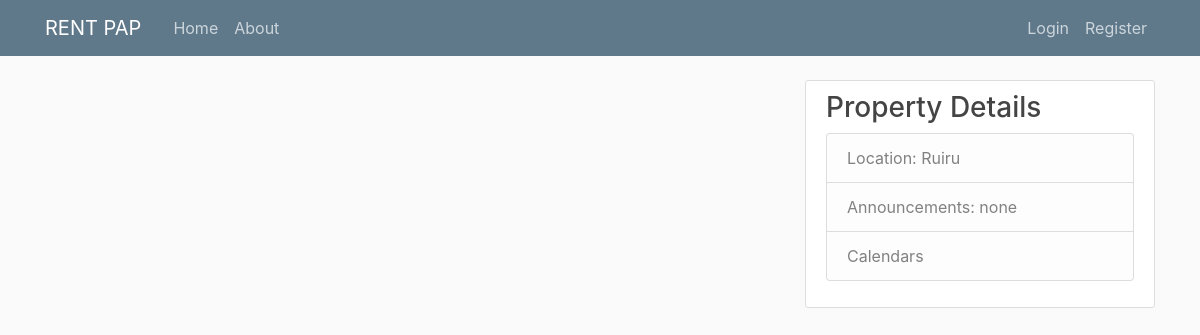
Page /home on the earlier database version.
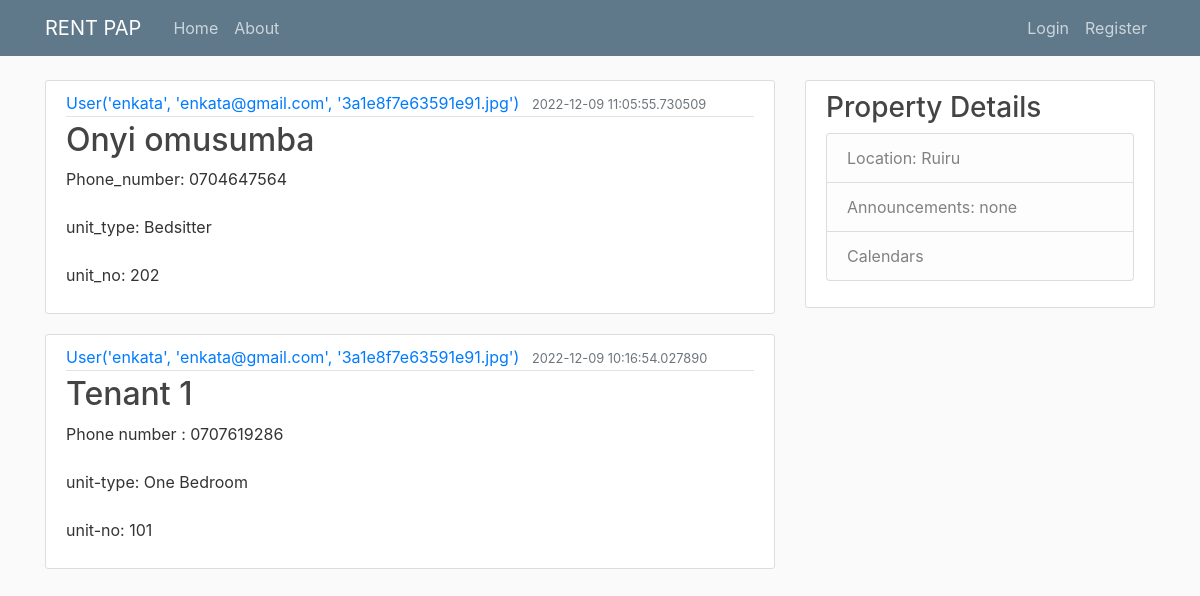
Same page on the later database version.
### TMS/models.py (models this page shows, shortened)
class Post(db.Model):
    id = db.Column(db.Integer, primary_key=True)
    title = db.Column(db.String(100), nullable=False)
    date_posted = db.Column(db.DateTime, nullable=False, default=datetime.utcnow)
    content = db.Column(db.Text, nullable=False)
    user_id = db.Column(db.Integer, db.ForeignKey('user.id'), nullable=False)

class User(db.Model, UserMixin):
    id = db.Column(db.Integer, primary_key=True)
    username = db.Column(db.String(20), unique=True, nullable=False)
    email = db.Column(db.String(120), unique=True, nullable=False)
    image_file = db.Column(db.String(20), nullable=False, default='default.jpg')
    password = db.Column(db.String(60), nullable=False)
    posts = db.relationship('Post', backref='author', lazy=True)
    def __repr__(self):
        return f"User('{self.username}', '{self.email}', '{self.image_file}')"

### TMS/routes.py (the view)
@app.route("/")
@app.route("/home")
def home():
    page = request.args.get('page', 1, type=int)
    posts = Post.query.order_by(Post.date_posted.desc()).paginate(page=page, per_page=5)
    return render_template('home_page.html', posts=posts)

### TMS/templates/home_page.html
{% extends 'layout.html' %}
{% block content %}
    {% for post in posts %}
            <article class="media content-section">
              <div class="media-body">
                <div class="article-metadata">
                  <a class="mr-2" href="#">{{ post.author }}</a>
                  <small class="text-muted">{{ post.date_posted }}</small>
                </div>
                <h2><a class="article-title" href="#">{{ post.title }}</a></h2>
                <p class="article-content">{{ post.content }}</p>
              </div>
            </article>
    {% endfor %}
{% endblock content %}

### TMS/templates/layout.html (shortened to what this page needs)
<!DOCTYPE html>
<html lang="en">
<head>
    <link rel="stylesheet" href="../static/bootstrap/css/bootstrap.css">
    <link rel="stylesheet" type="text/css" href="{{ url_for('static', filename='main.css') }}">
</head>
<body>
     <header class="site-header">
      <nav class="navbar navbar-expand-md navbar-dark bg-steel fixed-top">
        <div class="container">
          <a class="navbar-brand mr-4" href="/">RENT PAP</a>
          <div class="collapse navbar-collapse" id="navbarToggle">
            <div class="navbar-nav mr-auto">
              <a class="nav-item nav-link" href="{{ url_for('home') }}">Home</a>
              <a class="nav-item nav-link" href="{{ url_for('about') }}">About</a>
            </div>
            <div class="navbar-nav">
              {% if current_user.is_authenticated %}
                <a class="nav-item nav-link" href="{{ url_for('new_post') }}">Add Tenant</a>
                <a class="nav-item nav-link" href="{{ url_for('account') }}">Account</a>
                <a class="nav-item nav-link" href="{{ url_for('logout') }}">Logout</a>
              {% else %}
                <a class="nav-item nav-link" href="{{ url_for('login') }}">Login</a>
                <a class="nav-item nav-link" href="{{ url_for('register') }}">Register</a>
              {% endif %}
            </div>
          </div>
        </div>
      </nav>
    </header>
    <main role="main" class="container">
      <div class="row">
        <div class="col-md-8">
          {% block content %}{% endblock %}
        </div>
        <div class="col-md-4">
          <div class="content-section">
            <h3>Property Details</h3>
              <ul class="list-group">
                <li class="list-group-item list-group-item-light">Location: Ruiru</li>
                <li class="list-group-item list-group-item-light">Announcements: none</li>
                <li class="list-group-item list-group-item-light">Calendars</li>
              </ul>
          </div>
        </div>
      </div>
    </main>
</body>
</html>

### TMS/static/main.css (style rules this page uses)
body { background: #fafafa; color: #333333; margin-top: 5rem; }
h1, h2, h3, h4, h5, h6 { color: #444444; }
.bg-steel { background-color: #5f788a; }
.site-header .navbar-nav .nav-link { color: #cbd5db; }
.content-section { background: #ffffff; padding: 10px 20px; border: 1px solid #dddddd; border-radius: 3px; margin-bottom: 20px; }
.article-title { color: #444444; }
.article-content { white-space: pre-line; }
.article-metadata { padding-bottom: 1px; margin-bottom: 4px; border-bottom: 1px solid #e3e3e3 }

Differences in the rows shown:
added Post: author "User('enkata', 'enkata@gmail.com', '3a1e8f7e63591e91.jpg')", date_posted "2022-12-09 11:05:55.730509", title "Onyi omusumba", content "Phone_number: 0704647564 unit_type: Bedsitter unit_no: 202"
added Post: author "User('enkata', 'enkata@gmail.com', '3a1e8f7e63591e91.jpg')", date_posted "2022-12-09 10:16:54.027890", title "Tenant 1", content "Phone number : 0707619286 unit-type: One Bedroom unit-no: 101"
